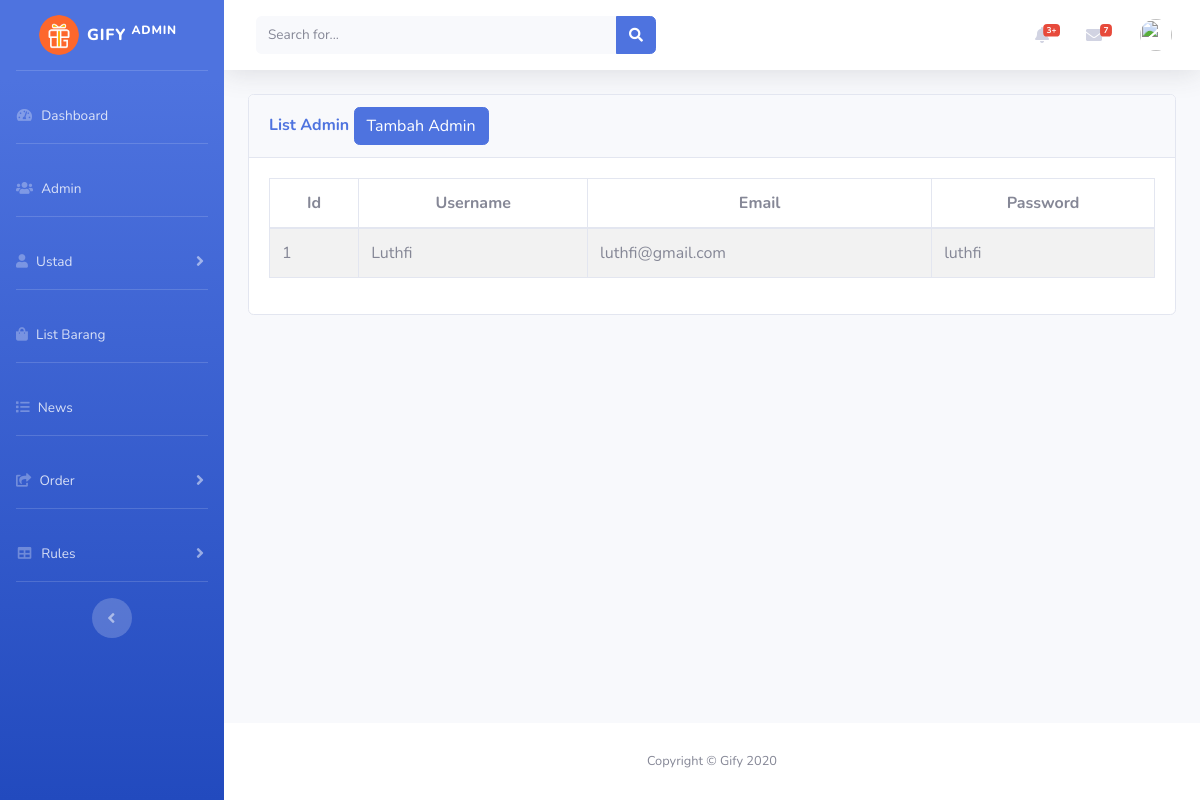
The app's page /admin.php, older data.
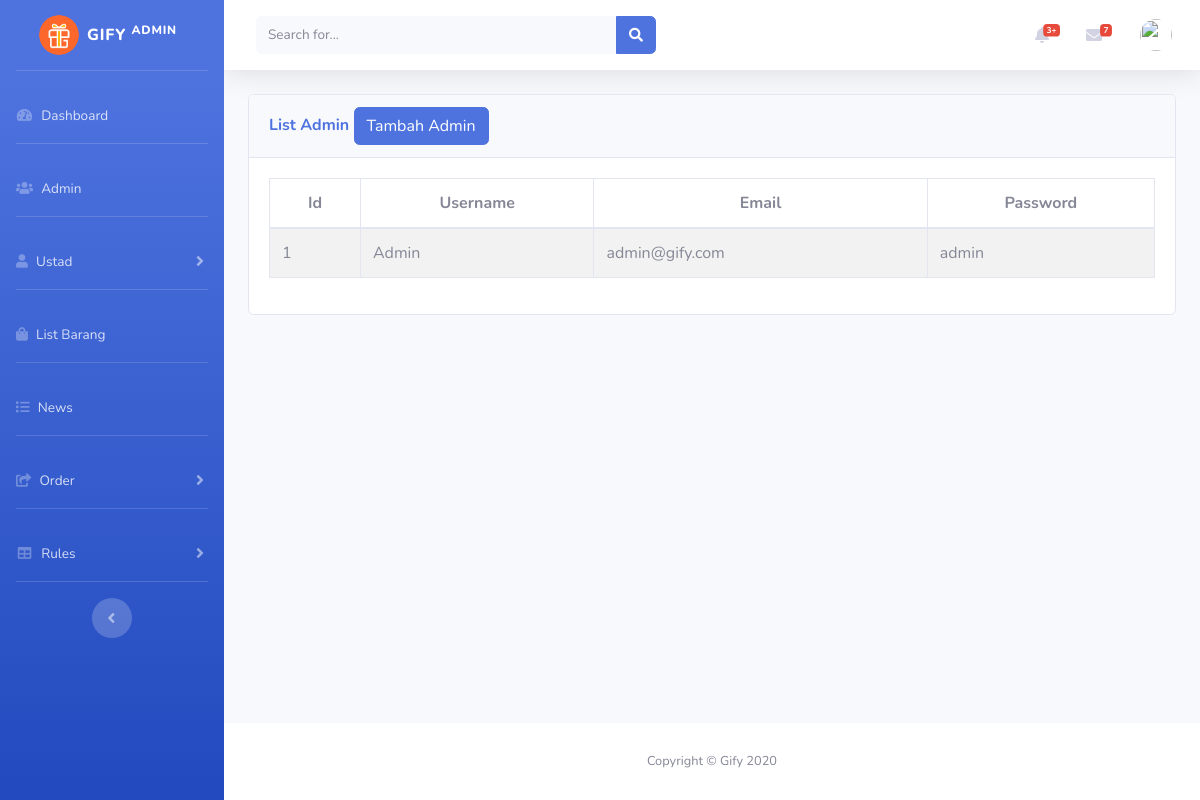
The same page, newer data.
### tables this page shows
CREATE TABLE `tbl_account` (
  `id` int(255) NOT NULL,
  `username` text NOT NULL,
  `email` text NOT NULL,
  `password` varchar(11) NOT NULL,
  `image` text NOT NULL
);

### admin.php (the view, shortened to what this page needs)
<?php
include('includes/header.php');
include('includes/navbar.php');
?>
        <div class="container-fluid">
          <section class="content">
              <div class="row">
                <div class="col-12">
                  <div class="card">
                    <div class="card-header">
                    <h6 class="m-0 font-weight-bold text-primary">List Admin
                  <button type="button" class="btn btn-primary" data-toggle="modal" data-target="#addadmin">
                      Tambah Admin
                  </button>
                </h6>
                    </div>
                    <div class="card-body">
                      <table id="example1" class="table table-bordered table-striped">
                      <?php
                      include ('database/dbconfig.php');
                      $query = "SELECT * FROM tbl_account";
                      $query_run = mysqli_query($connection, $query);
                      ?>
                        <thead>
                        <tr>
                          <th>Id</th>
                          <th>Username</th>
                          <th>Email</th>
                          <th>Password</th>
                        </tr>
                        </thead>
                        <tbody>
                  <?php
                    if(mysqli_num_rows($query_run) > 0)
                    {
                        while($row = mysqli_fetch_assoc($query_run))
                    {
                 ?>
          <tr>
            <td> <?php echo $row['id']; ?> </td>
            <td> <?php echo $row['username']; ?> </td>
            <td> <?php echo $row['email']; ?> </td>
            <td> <?php echo $row['password']; ?> </td>
          </tr>
          <?php
            }
        }
        else {
          echo "No Record Found";
        }
        ?>
        </tbody>
                      </table>
                    </div>
                  </div>
                </div>
              </div>
            </section>
        </div>
      </div>
     <?php
     include('includes/footer.php')
     ?>
</body>
</html>

### includes/header.php (shortened to what this page needs)
<!DOCTYPE html>
<html lang="en">
<head>
  <link href="vendor/fontawesome-free/css/all.min.css" rel="stylesheet" type="text/css">
  <link href="css/sb-admin-2.min.css" rel="stylesheet">
</head>
<body id="page-top">
  <div id="wrapper">

### includes/navbar.php (shortened to what this page needs)
<ul class="navbar-nav bg-gradient-primary sidebar sidebar-dark accordion" id="accordionSidebar">
<a class="sidebar-brand d-flex align-items-center justify-content-center" href="index.php">
        <div >
        <img class="img-profile rounded-circle " src="img/gify.png"alt="Sample avatar" width="40" height="40">
        </div>
        <div class="sidebar-brand-text mx-2">Gify <sup>Admin</sup></div>
      </a>
      <hr class="sidebar-divider">
<li class="nav-item ">
  <a class="nav-link" href="index.php">
    <i class="fas fa-fw fa-tachometer-alt"></i>
    <span>Dashboard</span></a>
</li>
<hr class="sidebar-divider">
<li class="nav-item">
  <a class="nav-link" href="admin.php">
    <i class="fa fa-users"></i>
    <span>Admin</span></a>
</li>
<hr class="sidebar-divider">
<li class="nav-item">
    <a class="nav-link collapsed" href="#" data-toggle="collapse" data-target="#collapseUstad" aria-expanded="true" aria-controls="collapseUstad">
        <i class="fa fa-user"></i>
        <span>Ustad</span></a>
</li>
<hr class="sidebar-divider">
<li class="nav-item">
  <a class="nav-link" href="list.php">
    <i class="fa fa-shopping-bag"></i>
    <span>List Barang</span></a>
</li>
<hr class="sidebar-divider">
<li class="nav-item">
  <a class="nav-link" href="news.php">
    <i class="fa fa-list"></i>
    <span>News</span></a>
</li>
<hr class="sidebar-divider">
<li class="nav-item">
    <a class="nav-link collapsed" href="#" data-toggle="collapse" data-target="#collapseOrder" aria-expanded="true" aria-controls="collapseOrder">
        <i class="fa fa-share-square"></i>
        <span>Order</span></a>
</li>
<hr class="sidebar-divider">
<li class="nav-item">
    <a class="nav-link collapsed" href="#" data-toggle="collapse" data-target="#collapseTable" aria-expanded="true" aria-controls="collapseTable">
        <i class="fas fa-fw fa-table"></i>
        <span>Rules</span></a>
</li>
<hr class="sidebar-divider d-none d-md-block">
<div class="text-center d-none d-md-inline">
  <button class="rounded-circle border-0" id="sidebarToggle"></button>
</div>
</ul>
   <div id="content-wrapper" class="d-flex flex-column">
<div id="content">
  <nav class="navbar navbar-expand navbar-light bg-white topbar mb-4 static-top shadow">
    <form class="d-none d-sm-inline-block form-inline mr-auto ml-md-3 my-2 my-md-0 mw-100 navbar-search">
      <div class="input-group">
        <input type="text" class="form-control bg-light border-0 small" placeholder="Search for..." aria-label="Search" aria-describedby="basic-addon2">
        <div class="input-group-append">
          <button class="btn btn-primary" type="button">
            <i class="fas fa-search fa-sm"></i>
          </button>
        </div>
      </div>
    </form>
    <ul class="navbar-nav ml-auto">
      <li class="nav-item dropdown no-arrow mx-1">
        <a class="nav-link dropdown-toggle" href="#" id="alertsDropdown" role="button" data-toggle="dropdown" aria-haspopup="true" aria-expanded="false">
          <i class="fas fa-bell fa-fw"></i>
          <span class="badge badge-danger badge-counter">3+</span>
        </a>
      </li>
      <li class="nav-item dropdown no-arrow mx-1">
        <a class="nav-link" href="404.php" id="messagesDropdown" role="button"  aria-haspopup="true" aria-expanded="false">
          <i class="fas fa-envelope fa-fw"></i>
          <span class="badge badge-danger badge-counter" href="404.php">7</span>
        </a>
      <li class="nav-item dropdown no-arrow">
        <a class="nav-link dropdown-toggle" href="#" id="userDropdown" role="button" data-toggle="dropdown" aria-haspopup="true" aria-expanded="false">
          <img class="img-profile rounded-circle" src="https://encrypted-tbn0.gstatic.com/images?q=tbn:ANd9GcQj8GGFEBweNMqF2rGgarTuqF9f3pcRE7ykqUI-ImchVdEFP6pHIQ&s">
        </a>
      </li>
    </ul>
  </nav>

### includes/footer.php (shortened to what this page needs)
      <footer class="sticky-footer bg-white">
        <div class="container my-auto">
          <div class="copyright text-center my-auto">
            <span>Copyright &copy; Gify 2020</span>
          </div>
        </div>
      </footer>
    </div>
</body>
</html>

### includes/header.php (style rules this page uses)
th { text-align: center; }

Row changes from the older to the newer data that the page shows:
changed tbl_account id 1: username "Luthfi" → "Admin"; email "luthfi@gmail.com" → "admin@gify.com"; password "luthfi" → "admin"
